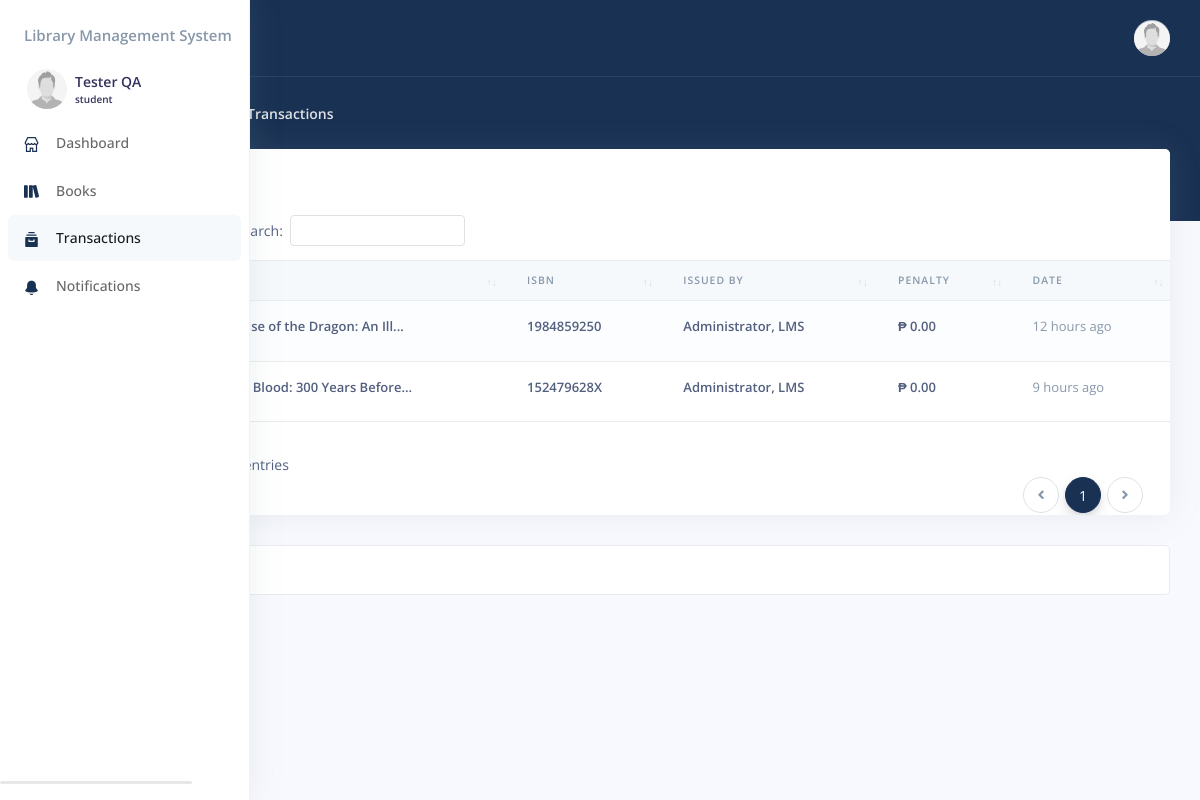
Page /student/transactions.php (signed in) on the committed database.
### tables this page shows
CREATE TABLE `user` (
  `id` int(11) NOT NULL,
  `type` varchar(50) NOT NULL,
  `username` varchar(255) NOT NULL,
  `password` text NOT NULL,
  `firstname` varchar(255) NOT NULL,
  `lastname` varchar(255) NOT NULL,
  `phone_no` varchar(20) NOT NULL,
  `email` varchar(50) NOT NULL,
  `age` int(22) NOT NULL,
  `address` varchar(255) NOT NULL,
  `image` text NOT NULL,
  `created_on` datetime NOT NULL
);

CREATE TABLE `book_issuance` (
  `id` int(11) NOT NULL,
  `issue_date` date NOT NULL,
  `return_date` date NOT NULL,
  `is_return` int(1) NOT NULL,
  `remarks` varchar(100) DEFAULT NULL,
  `user_id` int(22) NOT NULL,
  `book_id` int(22) NOT NULL,
  `penalty` decimal(10,2) NOT NULL,
  `is_approve` int(10) NOT NULL,
  `approved_by` varchar(255) DEFAULT NULL,
  `created_on` datetime NOT NULL
);

CREATE TABLE `book` (
  `id` int(11) NOT NULL,
  `title` text NOT NULL,
  `isbn` varchar(255) NOT NULL,
  `author` varchar(255) NOT NULL,
  `book_price` decimal(10,2) NOT NULL,
  `genre` varchar(50) NOT NULL,
  `quantity` int(22) NOT NULL,
  `created_on` datetime NOT NULL
);

### student/include/session.php (called while the page is built, shortened)
<?php
	include '../include/conn.php';
		if($_SESSION['type']=='student'){
			$stmt = $con->prepare("SELECT * FROM `user` WHERE `id`= ? LIMIT 1");
			$stmt->execute([$_SESSION['student']]);
			$user = $stmt->fetch(PDO::FETCH_ASSOC);;
		}else{
			echo"<script>window.location.href='../403.php';</script>";
		}

### include/function.php (called while the page is built, shortened)
<?php
	function created_on($createdDatetime){
		$createdDate = new DateTime($createdDatetime);
		$currentDate = new DateTime();
		$interval = $currentDate->diff($createdDate);
		$years = $interval->y;
		$months = $interval->m;
		$days = $interval->d;
		$hours = $interval->h;
		$minutes = $interval->i;
		$date='';
		if ($years > 0) {
			if($years==1){
				$text='year ago';
			}else{
				$text='years ago';
			}
			$date=$years.' '.$text ;
		} elseif ($hours > 0) {
			if($hours==1){
				$text='hour ago';
			}else{
				$text='hours ago';
			}
			$date= $hours.' '.$text ;
		} else {
			$date ='Just now';
		}
		return $date;
	}
	function short_text($text){
		if(!empty($text)){
			if(strlen($text)>30){
				$text = substr($text, 0, 30) . "...";
				return $text;
			}
			return $text;
		}
	}
	function formatDate($date) {
		$dateTime = new DateTime($date);
		$formattedDate = $dateTime->format('F j, Y');
		return $formattedDate;
	}

### student/transactions.php (the view, shortened to what this page needs)
<?php
    include("include/session.php");
    $parentpage = "";
    $childpage = $page = "Transactions";
    include("include/header.php");
  ?>
  </head>
  <?php include("include/sidebar.php"); ?>
    <div class="main-content" id="panel">
      <?php
        include("include/topnav.php");
        include "include/breadcrumbs.php";
      ?>
    <div class="container-fluid mt--6">
      <div class="row">
        <div class="col">
          <div class="card">
            <div class="card-header border-0">
              <div class="row">
                <div class="col-6">
                  <h3 class="mb-0">Transactions</h3>
                </div>
                <div class="col-6 text-right">
                </div>
              </div>
            </div>
            <div class="table-responsive">
               <table class="table align-items-center table-flush table-striped" id="datatable-buttons">
                <thead class="thead-light">
                  <tr>
                    <th>No.</th>
                    <th>Title</th>
                    <th>ISBN</th>
                    <th>Issued By</th>
                    <th>Penalty</th>
                    <th>Date</th>
                  </tr>
                </thead>
                <tbody>
                  <?php
                    try{
                      $stmt = $con->prepare("SELECT
                                              `book`.`title` AS `book_title`,
                                              `book`.`isbn` AS `book_isbn`,
                                              `book_issuance`.`approved_by`AS `staff_name`,
                                              `book_issuance`.`penalty`,
                                              `book_issuance`.`created_on` AS `transaction_date`
                                            FROM `book_issuance`
                                            INNER JOIN `book` ON `book`.`id` = `book_issuance`.`book_id`
                                            WHERE `book_issuance`.`user_id`=? AND `book_issuance`.`is_approve`=?
                                            ORDER BY `book_issuance`.`created_on` ASC");
                      $stmt->execute([$user['id'], '1']);
                      $cnt = 1;
                      while ($row = $stmt->fetch(PDO::FETCH_ASSOC)) {
                  ?>
                    <tr>
                      <td>
                          <label class="text-muted"><?php echo $cnt;?></label>
                      </td>
                      <td >
                        <?php $book_title=(empty($row['book_title']) ||$row['book_title']==NULL)?'':$row['book_title']; ?>
                        <label class="font-weight-bold"><?php echo htmlentities(short_text($book_title)); ?></label>
                      </td>
                      <td >
                        <?php $book_isbn=(empty($row['book_isbn']) ||$row['book_isbn']==NULL)?'':$row['book_isbn']; ?>
                        <label class="font-weight-bold"><?php echo htmlentities(short_text($book_isbn)); ?></label>
                      </td>
                      <td >
                        <?php $staff_name=(empty($row['staff_name']) ||$row['staff_name']==NULL)?'None':$row['staff_name']; ?>
                        <label class="font-weight-bold"><?php echo htmlentities(short_text($staff_name)); ?></label>
                      </td>
                      <td>
                        <?php
                            $price = (!isset($row['penalty']) || $row['penalty'] == 0) ? '0.00' : number_format($row['penalty'], 2);
                        ?>
                        <label class="font-weight-bold">&#8369; <?php echo htmlentities($price); ?></label>
                      </td>
					            <td>
                        <span class="text-muted">
                          <?php
                            $date=(empty($row['transaction_date']) ||$row['transaction_date']==NULL)?'':$row['transaction_date'];
                            $created_on = isset( $date) ? htmlspecialchars(created_on($date), ENT_QUOTES, 'UTF-8') : '';
                          ?>
                          <label title="<?php echo formatDate($date); ?>"> <?php echo $created_on; ?></label>
                        </span>
                      </td>
                    </tr>
                  <?php $cnt = $cnt + 1;
                  }
                }catch(Exception $e){
                  $_SESSION['error']='Something went wrong in accessing user transactions.';
                }
                ?>
                </tbody>
              </table>
            </div>
          </div>
        </div>
      </div>
      <?php include("include/footer.php"); ?>
      </div>
    </div>
  </body>
</html>

### student/include/sidebar.php (shortened to what this page needs)
<body>
  <nav class="sidenav navbar navbar-vertical fixed-left navbar-expand-xs navbar-light bg-white text-white" id="sidenav-main">
    <div class="scrollbar-inner">
      <div class="sidenav-header d-flex align-items-center">
        <a class="navbar-brand" href="./" style="width:">
          <h4 class="text-muted">Library Management System</h4>
        </a>
          <div class="navbar-brand sidebar-user text-left">
            <a href="profile.php">
            <span class="avatar avatar-sm rounded-circle" >
              <?php $userphoto = $user['image'];
                if ($userphoto == "") :
              ?>
              <img src="img/profile.png" alt="Image placeholder">
              <?php else : ?>
                <img alt="Image placeholder" src="img/<?php echo htmlentities($userphoto); ?>" style="width:40px;height:40px;border-radius:50%;">
              <?php endif; ?>
            </span>
            <span>
              <h5 class=" m-0 text-sm  font-weight-bold">
                <?php echo  htmlentities($user['firstname'].' '.$user['lastname']);  ?>
              </h5>
              <h6 class="text-overflow m-0" data-toggle="tooltip" data-placement="left" title="User">
                <?php echo htmlentities($_SESSION['type']);  ?>
              </h6>
            </span>
            </a>
          </div>
      </div>
      <br>
      <div class="navbar-inner">
        <div class="collapse navbar-collapse" id="sidenav-collapse-main">
          <ul class="navbar-nav">
            <li class="nav-item">
              <a class="nav-link <?php echo ($parentpage == "dashboard" ? "active" : "") ?>" href="./">
                <i class="ni ni-shop text-primary"></i>
                <span class="nav-link-text">Dashboard</span>
              </a>
            </li>
            <li class="nav-item">
                <a class="nav-link <?php echo ($page == "Book" ? "active" : "") ?>" href="book.php">
                  <i class="ni ni-books  text-primary"></i>
                  <span class="nav-link-text">Books</span>
                </a>
            </li>
            <li class="nav-item">
                <a class="nav-link <?php echo ($page == "Transactions" ? "active" : "") ?>" href="transactions.php">
                  <i class="ni ni-archive-2  text-primary"></i>
                  <span class="nav-link-text">Transactions</span>
                </a>
            </li>
            <li class="nav-item">
                <a class="nav-link <?php echo ($page == "Notifications" ? "active" : "") ?>" href="notifications.php">
                  <i class="ni ni-bell-55  text-primary"></i>
                  <span class="nav-link-text">Notifications</span>
                </a>
            </li>
          </ul>
        </div>
      </div>
    </div>
  </nav>

### student/include/topnav.php (shortened to what this page needs)
<?php
	include("include/session.php");
?>
  <nav class="navbar navbar-top navbar-expand navbar-dark bg-primary border-bottom">
    <div class="container-fluid">
      <div class="collapse navbar-collapse" id="navbarSupportedContent">
        <ul class="navbar-nav align-items-center ml-auto ml-md-0">
          <li class="nav-item dropdown">
            <a class="nav-link pr-0" href="#" role="button" data-toggle="dropdown" aria-haspopup="true" aria-expanded="false">
              <div class="media align-items-center">
                  <span class="avatar avatar-sm rounded-circle">
                    <?php $userphoto = $user['image'];
                    if ($userphoto == "") :
                    ?>
                      <img src="img/default_pic.jpg" alt="Image placeholder">
                    <?php else : ?>
                      <img alt="Image placeholder" src="img/<?php echo htmlentities($userphoto); ?>" style="width:40px;height:35px;border-radius:50%;">
                    <?php endif; ?>
                  </span>
              </div>
            </a>
          </li>
        </ul>
      </div>
    </div>
  </nav>

### assets/css/style.css (style rules this page uses)
:root { --blue: #5e72e4; --indigo: #5603ad; --purple: #8965e0; --pink: #f3a4b5; --red: #f5365c; --orange: #fb6340; --yellow: #ffd600; --green: #01A985; --green2: #128C7E; --green3: #075E54; --teal: #11cdef; --cyan: #2bffc6; --white: #fff; --gray: #8898aa; --gray-dark: #32325d; --light: #ced4da; --lighter: #e9ecef; --primary: #193153; --secondary: #f7fafc; --success: #2dce89; --info: #11cdef; --warning: #fb6340; --danger: #f5365c; --light: #adb5bd; --dark: #212529; --default: #172b4d; --white: #fff; --neutral: #fff; --darker: black; --breakpoint-xs: 0; --breakpoint-sm: 576px; --breakpoint-md: 768px; --breakpoint-lg: 992px; --breakpoint-xl: 1200px; --font-family-sans-serif: Open Sans, sans-serif; --font-family-monospace: SFMono-Regular, Menlo, Monaco, Consolas, 'Liberation Mono', 'Courier New', monospace; }

### student/include/sidebar.php (style rules this page uses)
.sidebar-user { /border:1px solid red; border-radius: 5px; width:100%; height:50px; position:absolute; padding:10px 10px; line-height:-150px; margin-top:100px; }
.sidebar-user span { float:left; margin:-17px 5px; /border:1px solid red; }

### rows in the picture
user: image (placeholder picture), firstname+lastname "Tester QA"
book_issuance: book.title "The Rise of the Dragon: An Ill...", book.isbn "1984859250", approved_by "Administrator, LMS", penalty "0.00", created_on "12 hours ago"
book_issuance: book.title "Fire & Blood: 300 Years Before...", book.isbn "152479628X", approved_by "Administrator, LMS", penalty "0.00", created_on "9 hours ago"

### other values in the picture
$_SESSION['type'] "student"
$currentpage "Transactions"
